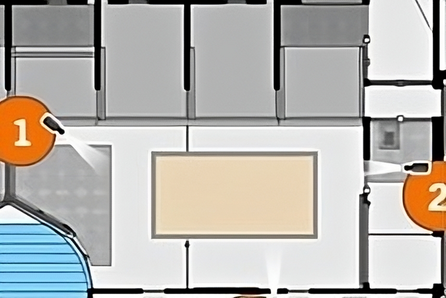
#> input picture visualize/maps/map12.png, 446 x 298 px, shrunk from 856 x 572 before the run
$ jupyter execute --allow-errors perspective_heatmaps.ipynb   (shell and % lines are left out)
#> lines starting #> are read from the running program, lines starting #| are printed output that depends on the picture
### visualize/read_positions.py
import pandas as pd
import os
import re
from datetime import datetime, timedelta

PATTERN = re.compile(r'screenshot(\d+)_(\d{2})_(\d{2})__(\d{2})_(\d{2})\.txt')
# df = pd.DataFrame(columns=['Camera', 'Date', 'X_center', 'Y_center', 'Width', 'Height'])
NUMERIC_COLS = ['Camera', 'X_center', 'Y_center', 'Width', 'Height']

def read_positions(label_dir='../../data_all/labels', output_csv='positions.csv'):
    """
    Reads elephant labels into a csv file if not available, otherwise return it.
    Parameters:
    - label_dir (str): Path to annotation labals.
    - output_csv (str): Path to output csv file.
    """
#> called with label_dir = '../../data_all/labels', output_csv = 'positions.csv'
    df = pd.DataFrame(columns=['Camera', 'Date', 'X_center', 'Y_center', 'Width', 'Height'])
    csv_file = output_csv
    if os.path.exists(csv_file):
        df = pd.read_csv(csv_file)
#> (reads visualize/positions.csv from the repository)
        for col in NUMERIC_COLS:
            df[col] = pd.to_numeric(df[col])
        df['Date'] = pd.to_datetime(df['Date'])
        return df

    for filename in os.listdir(label_dir):
        ending = os.path.splitext(filename)[0][-2:]
        if ending not in ['00', '15', '30', '45']:
            continue
        path = os.path.join(label_dir, filename)
        match = PATTERN.match(filename)
        assert match
        camera, day, month, hour, minute = map(int, match.groups())
        # Convert to datetime object
        data = {}
        timestamp = pd.Timestamp(year=2024, month=month, day=day, hour=hour, minute=minute)
        with open(path) as file:
            for item in file:
                _, x_center, y_center, width, height = item.strip().split()
                data['X_center'], data['Y_center'], data['Width'], data['Height'] = x_center, y_center, width, height
                data['Camera'] = camera
                data['Date'] = pd.to_datetime(timestamp)
                df = pd.concat([df, pd.DataFrame([data])], ignore_index=True)
    for col in NUMERIC_COLS:
        df[col] = pd.to_numeric(df[col])
    df['Date'] = pd.to_datetime(df['Date'])
    df['Date'] = df['Date'] + pd.Timedelta(hours=1)
    if not os.path.exists(csv_file):
        df.to_csv(csv_file, index=False)
    return df

### visualize/perspective.py
import cv2
import numpy as np
from visualize.image_points import *
import pandas as pd

def transform_row(M, x, y):
    """
    Transforms a single point (x, y) using a given transformation matrix.

    Parameters:
    - M (numpy.ndarray): The transformation matrix.
    - x (float): The x-coordinate of the point.
    - y (float): The y-coordinate of the point.

    Returns:
    - tuple: The transformed (x, y) coordinates.
    """


    def transform_point(M, x, y):
        """
        Apply projective transformation.
        """
        points = np.array([[x, y]], dtype='float32')
        points_reshaped = np.array([points])
        pointsOut = cv2.perspectiveTransform(points_reshaped, M)
        return pointsOut[0,0,0], pointsOut[0,0,1]

    x_proj, y_proj = transform_point(M, x, y)
    return x_proj, y_proj


def get_size(map_width_px, map_height_px, map_width_real):
    """
    Calculates the size ratio between the real world and the map dimensions.

    Parameters:
    - map_width_px (int): Width of the map in pixels.
    - map_height_px (int): Height of the map in pixels.
    - map_width_real (float): Real world width corresponding to the map width.

    Returns:
    - tuple: The width and height ratio.
    """
    ratio = ELEPHANT_SIZE/map_width_real
    return ratio, ratio*map_width_px/map_height_px

def remove_duplicate_elephants(df, threshold=0.1):
    """
    Removes duplicate elephant detections overlapping in camera 1 and 2 based on a distance threshold.

    Parameters:
    - df (pandas.DataFrame): The dataframe containing elephant detections.
    - threshold (float, optional): The distance threshold for considering detections as duplicates.

    Returns:
    - pandas.DataFrame: The cleaned dataframe with duplicates removed.
    """
#> called with threshold = 0.1
    def calculate_distance(row1, row2):
        """Calculate the Euclidean distance between two points."""
        return np.linalg.norm(np.array([row1['X_center'], row1['Y_center']]) - np.array([row2['X_center'], row2['Y_center']]))

    # Prepare a list to track indices to remove
    indices_to_remove = []

    for timestamp in df['Date'].unique():
        cam1_entries = df[(df['Camera'] == 1) & (df['Date'] == timestamp)]
        cam2_entries = df[(df['Camera'] == 2) & (df['Date'] == timestamp)]

        for index1, row1 in cam1_entries.iterrows():
            for index2, row2 in cam2_entries.iterrows():
                distance = calculate_distance(row1, row2)

                # If distance is within threshold, check mutual closeness
                if distance < threshold:

                    closest_to_cam1 = cam2_entries.apply(lambda row: calculate_distance(row, row1), axis=1).idxmin()
                    # Find closest cam1 entry to current cam2 entry
                    closest_to_cam2 = cam1_entries.apply(lambda row: calculate_distance(row, row2), axis=1).idxmin()
                    # Check mutual closeness
                    if closest_to_cam1 == index2 and closest_to_cam2 == index1:
                        assert index2 not in indices_to_remove
                        indices_to_remove.append(index2)
    df_cleaned = df.drop(indices_to_remove)

    return df_cleaned

def project_df(df):
    """
    Projects data points from image coordinates to map coordinates.

    Parameters:
    - df (pandas.DataFrame): Dataframe containing the detection data with elephant coordinates.

    Returns:
    - pandas.DataFrame: New dataframe with projected map coordinates.
    """
    df_proj = pd.DataFrame(columns=['Camera', 'Date', 'X_center', 'Y_center', 'Width', 'Height'])
    for index, row in df.iterrows():
        data = {}
        data['Camera'] = row['Camera']
        map_width, map_height = CAMERA_to_MAP[data['Camera']]
        H = CAMERA_to_H[data['Camera']]
        width_real = CAMERA_to_REAL[data['Camera']]
        # print(width_real)
        data['Date'] = row['Date']
        x, y, width, height = row['X_center'], row['Y_center'], row['Width'], row['Height']

        x, y = x*IMG_WIDTH, y*IMG_HEIGHT
        width, height = width*IMG_WIDTH, height*IMG_HEIGHT
        # print(f'x, y, w, h = {x, y, width, height}')
        x, y, width, height = shift(x, y, width, height, data['Camera'])

        x_proj, y_proj = transform_row(H, x, y)
        # print(polygon)
        data['X_center'], data['Y_center'] = x_proj/map_width, y_proj/map_height
        data['Width'], data['Height'] = get_size(map_width, map_height, width_real)

        df_proj = pd.concat([df_proj, pd.DataFrame([data])], ignore_index=True)
    return df_proj

def get_heatmap_new(df, camera, size):
    """
    Generates a heatmap for specified cameras within a dataframe.

    Parameters:
    - df (pandas.DataFrame): The dataframe containing detection data.
    - camera (list): List of camera IDs for which to generate the heatmap.
    - size (tuple): The dimensions (width, height) for the heatmap.

    Returns:
    - numpy.ndarray: The generated heatmap as a 2D numpy array.
    """
    df = df[df['Camera'].isin(camera)]

    heatmap_width, heatmap_height = size

    heatmap_img = np.zeros((heatmap_height, heatmap_width), dtype=np.float32)

    # Function to apply intensity within the bounding box area
    def apply_bounded_gaussian_heatmap(cx, cy, w, h, heatmap):
        # Calculate the bounding box in pixel coordinates
        left = int(max(0, cx - w/2))
        right = int(min(heatmap_width-1, cx + w/2))
        top = int(max(0, cy - h/2))
        bottom = int(min(heatmap_height-1, cy + h/2))

        if(left >= heatmap_width or right < 0) or (top >= heatmap_height or bottom < 0):
            return

        value = 1
        heatmap[top:bottom, left:right] += value

    for _, row in df.iterrows():
        cx, cy, w, h = row['X_center'] * heatmap_width, row['Y_center'] * heatmap_height, row['Width'] * heatmap_width, row['Height'] * heatmap_height
        apply_bounded_gaussian_heatmap(cx, cy, w, h, heatmap_img)

    return heatmap_img

### visualize/layout.py
import cv2
import numpy as np
import matplotlib.pyplot as plt
import matplotlib as mpl

def create_layout(overlayed_img1, overlayed_img4 , overlayed_img6, overlayed_img7):
    """
    Creates a single layout image by horizontally stacking and resizing given overlay images.

    Parameters:
    - overlayed_img1, overlayed_img4, overlayed_img6, overlayed_img7 (numpy.ndarray): The overlayed images to be combined into the layout.

    Returns:
    - final_layout (numpy.ndarray): The combined layout image.
    """
    top_part = np.hstack((overlayed_img7, overlayed_img1))
    final_width = top_part.shape[1]

    def widen(img, target_width):
        original_height, original_width = img.shape[:2]
        aspect_ratio = original_height / original_width
        target_height = int(target_width * aspect_ratio)
        resized = cv2.resize(img, (target_width, target_height))
        return resized

    overlayed_img4 = widen(overlayed_img4, final_width)
    overlayed_img6 = widen(overlayed_img6, final_width)

    outline_thickness = 2
    separator_height = 20
    horizontal_separator_outline = np.zeros((separator_height, final_width, 3), dtype=np.uint8)  # Black outline
    cv2.rectangle(horizontal_separator_outline, (0, 0), (final_width, separator_height), (128, 128, 128), thickness=-1)  # Fill with grey
    cv2.rectangle(horizontal_separator_outline, (0, 0), (final_width-1, separator_height-1), (0, 0, 0), thickness=outline_thickness)  # Black outline

    # Vertically stack the rescaled top part, the outlined horizontal separator, and the bottom part
    final_layout = np.vstack((top_part, horizontal_separator_outline, overlayed_img4, horizontal_separator_outline, overlayed_img6))
    return final_layout


def add_colorbar(image, min_val, max_val, title=None, show=False):
    """
    Adds a vertical colorbar to an image and displays or returns the figure.

    Parameters:
    - image (numpy.ndarray): The input image to which the colorbar will be added.
    - min_val (float): Minimum value for the colorbar scale.
    - max_val (float): Maximum value for the colorbar scale.
    - title (str, optional): Title for the figure. Defaults to None.
    - show (bool, optional): If True, displays the figure; otherwise, the figure is kept closed for later use. Defaults to False.

    Returns:
    - fig (matplotlib.figure.Figure): The figure object containing the image and the colorbar.
    """
    fig, (ax1, ax2) = plt.subplots(1, 2, figsize=(7, 10),
                                   gridspec_kw={'width_ratios': [20, 1], 'wspace': 0.05})
    if title is not None:
        title = title[:2] + '–' + title[3:]
        fig.suptitle(title, fontsize=16)

    # Display the image in the first subplot
    ax1.imshow(image[..., ::-1])
    ax1.axis('off')  # Turn off axis for image

    # Create a colormap and normalization instance
    cmap = mpl.cm.jet
    norm = mpl.colors.Normalize(vmin=min_val, vmax=max_val)

    # Create the colorbar in the second subplot
    cb1 = mpl.colorbar.ColorbarBase(ax2, cmap=cmap, norm=norm, orientation='vertical')
    cb1.set_label('Průměrný počet slonů')
    # Set custom ticks if needed (here just showing min and max)
    tick_values = np.linspace(min_val, max_val, num=11)
    cb1.set_ticks(tick_values)
    cb1.set_ticks(tick_values)
    # cb1.set_ticklabels([f'{min_val}', f'{max_val}'])
    cb1.set_ticklabels([f'{val.round(2)}' for val in tick_values])
    if not show:
        plt.close()
    #fig.tight_layout()
    fig.subplots_adjust(top=0.95)
    return fig

# [42 lines left out: function add_colorbar_image, not called in this run]

### visualize/helper.py
import matplotlib.pyplot as plt
import math
import cv2
import numpy as np


#inspired by https://gitlab.fit.cvut.cz/bi-svz/improutils_package/-/blob/master/improutils/visualisation/visualisation.py
def plot_images(*imgs, titles=[], title_size=32, width=30, height=30):
    """
    Display multiple images in a single matplotlib figure with optional titles.

    Parameters:
    - imgs (*args): Variable number of image arrays. Each image should be in the format expected by the 'channels' parameter.
    - titles (list of str, optional): Titles for each image. The length of 'titles' should match the number of images.
    - title_size (int, optional): Font size of the titles
    - width (int, optional): Desired width of each image in the grid.
    - height (int, optional): Desired height of each image in the grid.

    Raises:
    """
    width_def = width
    height_def = height

    width = math.ceil(math.sqrt(len(imgs)))
    height = math.ceil(len(imgs) / width)

    height_def = height_def / 5 * width

    f = plt.figure(figsize=(width_def, height_def))

    for i, img in enumerate(imgs, 1):
        ax = f.add_subplot(height, width, i)
        ax.axis('off')

        if len(titles) != 0:
            if len(imgs) != len(titles):
                print('WARNING titles length is not the same as images length!')
            try:
                ax.set_title(str(titles[i - 1]), fontdict={'fontsize': title_size, 'fontweight': 'medium'})
            except:
                pass

        ax.imshow(cv2.cvtColor(img, cv2.COLOR_BGR2RGB))

# [90 lines left out: functions resize_to_match_height, plot_rectangle_on_image, draw_bounding_rect, draw_circle, plot_polygon_on_image, not called in this run]

### visualize/image_points.py
import numpy as np
import cv2
import os

ELEPHANT_SIZE = 2.5
IMG_WIDTH, IMG_HEIGHT = 1920, 1000

MAP_WIDTH_12, MAP_HEIGHT_12 = 686, 470
MAP_REAL_WIDTH_12 = 20

MAP_WIDTH_6, MAP_HEIGHT_6 = 890, 573
MAP_REAL_WIDTH_6 = 68

MAP_WIDTH_4, MAP_HEIGHT_4 = 730, 488
MAP_REAL_WIDTH_4 = 51

MAP_WIDTH_7, MAP_HEIGHT_7 = 610, 470
MAP_REAL_WIDTH_7 = 18

IMAGE_PTS_1 = np.array([[342, 272], [1346, 120], [1320, 396], [598, 410]])
MAP_PTS_1 = np.array([[162, 464],  [12, 153], [272, 202], [272, 370]])
H1, _ = cv2.findHomography(IMAGE_PTS_1, MAP_PTS_1)

IMAGE_PTS_2 = np.array([[35, 447], [1050, 299], [912, 405], [281, 513]])
MAP_PTS_2 = np.array([[678, 153],  [673, 463], [592, 372], [592, 200]])
H2, _ = cv2.findHomography(IMAGE_PTS_2, MAP_PTS_2)

IMAGE_PTS_4 = np.array([[748, 340],[1711, 375], [1778, 148],[1044, 91],  [430, 55],[175, 151]])
MAP_PTS_4 = np.array([ [456, 411], [619, 411], [700, 174], [470, 170], [147, 43], [43, 128]])
H4, _ = cv2.findHomography(IMAGE_PTS_4, MAP_PTS_4)

IMAGE_PTS_6 = np.array([[1394, 416], [1158, 326], [248, 428], [600, 342]])
MAP_PTS_6 = np.array([[563, 62], [360, 32], [363, 391], [95, 263]])
H6, _ = cv2.findHomography(IMAGE_PTS_6, MAP_PTS_6)

IMAGE_PTS_7 = np.array([[711, 544],[1353, 564], [1651, 402],[633, 187]])
MAP_PTS_7 = np.array([ [347, 241], [347, 369], [444, 464], [598, 192]])
H7, _ = cv2.findHomography(IMAGE_PTS_7, MAP_PTS_7)

CAMERA_to_H = {
    1: H1,
    2: H2,
    4: H4,
    6: H6,
    7: H7
}

CAMERA_to_MAP = {
    1: (MAP_WIDTH_12, MAP_HEIGHT_12),
    2: (MAP_WIDTH_12, MAP_HEIGHT_12),
    4: (MAP_WIDTH_4, MAP_HEIGHT_4),
    6: (MAP_WIDTH_6, MAP_HEIGHT_6),
    7: (MAP_WIDTH_7, MAP_HEIGHT_7)
}

CAMERA_to_REAL = {
    1: MAP_REAL_WIDTH_12,
    2: MAP_REAL_WIDTH_12,
    4: MAP_REAL_WIDTH_4,
    6: MAP_REAL_WIDTH_6,
    7: MAP_REAL_WIDTH_7
}

MODULE_DIR = os.path.dirname(__file__)
CAMERA_to_PATH = {
    1: os.path.join(MODULE_DIR, 'maps/map12.png'),
    2: os.path.join(MODULE_DIR, 'maps/map12.png'),
    4: os.path.join(MODULE_DIR, 'maps/map4.png'),
    6: os.path.join(MODULE_DIR, 'maps/map6_fixed.png'),
    7: os.path.join(MODULE_DIR, 'maps/map7.png')
}

CAMERA_to_BACKGROUND = {
    1: os.path.join(MODULE_DIR, 'backgrounds/background1.png'),
    2: os.path.join(MODULE_DIR, 'backgrounds/background2.png'),
    4: os.path.join(MODULE_DIR, 'backgrounds/background4.png'),
    6: os.path.join(MODULE_DIR, 'backgrounds/background6.png'),
    7: os.path.join(MODULE_DIR, 'backgrounds/background7.png'),
}

def shift(x, y, width, height, camera):
    y += height/3
    return x, y, width, height

### visualize/perspective_heatmaps.ipynb
[cell 1]
import pandas as pd
import os
import re
import sys
from datetime import datetime, timedelta
import cv2
import numpy as np
import matplotlib.pyplot as plt
import matplotlib as mpl
from image_points import *
# PATH TRICK

sys.path.append('..')
from read_positions import read_positions
from perspective import *
import random
import random
from helper import *
from layout import *

[cell 2]
df = read_positions(label_dir='../../data_all/labels', output_csv='positions.csv')
# df = df[(df['Camera'] == 1) | (df['Camera'] == 2) | (df['Camera'] == 4)]
df.head(11)
len(df)

[cell 3]
df_proj = project_df(df)
print(f'LEN = {len(df_proj)}')
df_proj.head()
df_proj['Camera'].value_counts()

[cell 4]
df_proj = remove_duplicate_elephants(df_proj)
df_proj['Camera'].value_counts()

[cell 5]
df_proj['Hour'] = df_proj['Date'].dt.hour
def map_to_time_window(hour):
    return f'{int(np.floor(hour / 3) * 3):02d}-{int(np.floor(hour / 3) * 3 + 3):02d}'

# Apply the function to create a time window column
df_proj['Time_Window'] = df_proj['Hour'].apply(map_to_time_window)
df_proj[['Hour', 'Time_Window']]
time_windows = df_proj['Time_Window'].unique().tolist()
time_windows.sort()
for tw in time_windows:
    print(tw, end = " ")
    print(len(df_proj[df_proj['Time_Window'] == tw]))

[cell 6]
# [28 lines of commented-out code are left out]

l = create_layout(cv2.imread('maps/map12.png'), cv2.imread('maps/map4_real.png'), cv2.imread('maps/map6_real.png'), cv2.imread('maps/map7.png'))
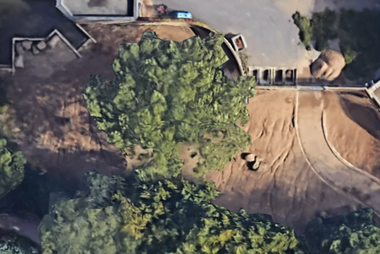
#> input picture visualize/maps/map4_real.png, 380 x 254 px, shrunk from 730 x 488 before the run
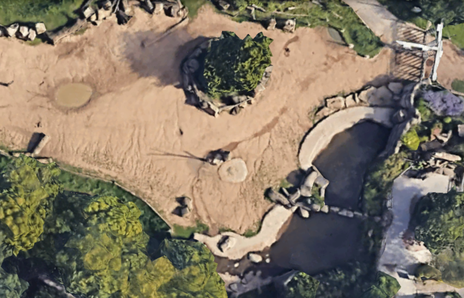
#> input picture visualize/maps/map6_real.png, 464 x 298 px, shrunk from 890 x 573 before the run
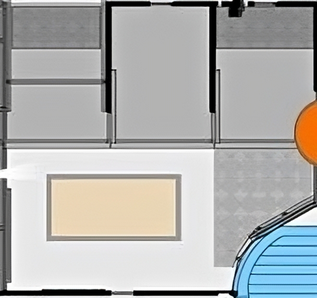
#> input picture visualize/maps/map7.png, 317 x 298 px, shrunk from 608 x 572 before the run
#> in create_layout, `top_part = np.hstack((overlayed_img7, overlayed_img1))`:
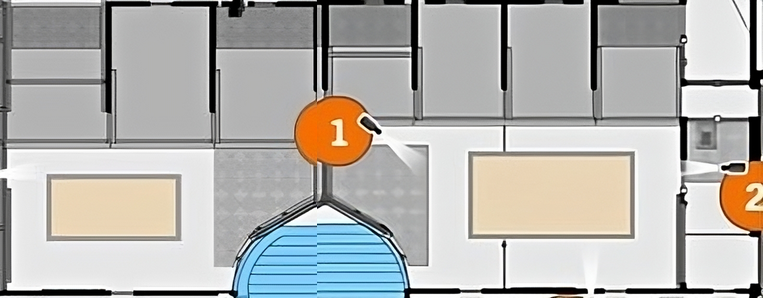
#> top_part: shape (298, 763, 3); mean B, G, R 176.1, 179.6, 180.7
#> in widen, img is the input picture: shape (254, 380, 3); mean B, G, R 92.2, 100, 103.9
#> in widen, img is the input picture: shape (298, 464, 3); mean B, G, R 102.2, 120.4, 132.2
#> in create_layout, `final_layout = np.vstack((top_part, horizontal_separator_outline, over..`:
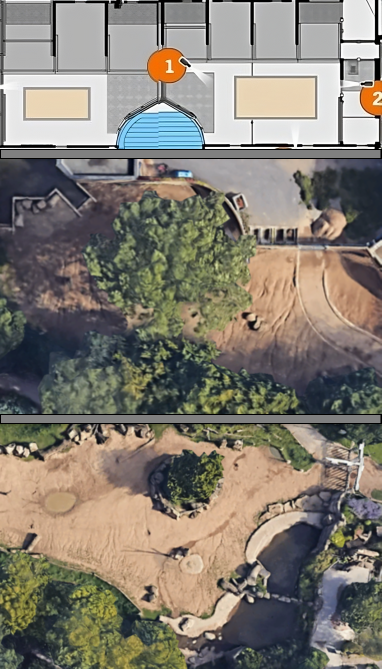
#> final_layout: shape (1338, 763, 3) (shown at 1/2 size); mean B, G, R 114.7, 125.2, 131.2
fig = add_colorbar(l, 3.3/20, 3.3, 'Epic Title', show=True)
# fig.savefig('x.png', bbox_inches='tight')

# fig.show()
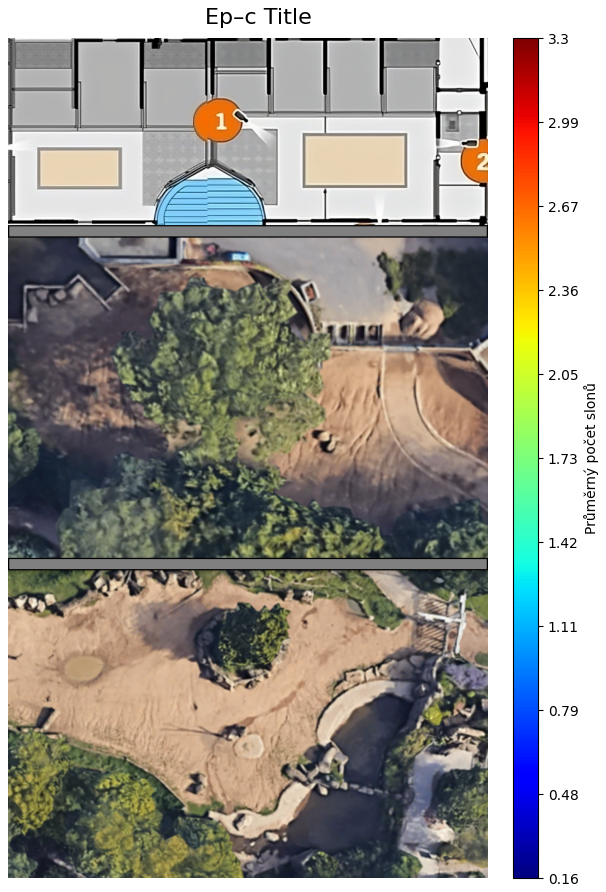
#> figure drawn by matplotlib, 2 panels

[cell 7]
def create_full_heatmap(df, save_path, days_interval=10, min_scale=20, title=None):
#> called with save_path = 'he.png', days_interval = 36, min_scale = 20
    camera_ids = [2, 4, 6, 7]
    raw_heatmaps = []
    heatmap_1 = get_heatmap_new(df, [1,2], CAMERA_to_MAP[1])
    raw_heatmaps.append(heatmap_1)
    for camera in camera_ids[1:]:
        raw_heatmaps.append(get_heatmap_new(df, [camera], CAMERA_to_MAP[camera]))
    global_max = np.max([np.max(heatmap) for heatmap in raw_heatmaps])

    def normalize_and_apply_colormap(heatmap, global_max, min_scale=min_scale):
        # Scale heatmap values based on global_max directly
        heatmap_scaled = (heatmap / global_max) * 255
        heatmap_scaled = np.clip(heatmap_scaled, 0, 255).astype(np.uint8)  # Ensure values are within byte range
        zero_mask = (heatmap_scaled < 255/min_scale)

        heatmap_color = cv2.applyColorMap(heatmap_scaled, cv2.COLORMAP_JET)
        heatmap_color[zero_mask] = (0,0,0)
        return heatmap_color

    normalized_heatmaps = [normalize_and_apply_colormap(heatmap, global_max) for heatmap in raw_heatmaps]


    original_img = cv2.imread(CAMERA_to_PATH[1])
#> original_img is the input picture: shape (298, 446, 3); mean B, G, R 176.4, 181.6, 184.2
    # plot_images(original_img)
    heatmap_color = normalized_heatmaps[0]
    overlayed_img1 = cv2.addWeighted(original_img, 0.8, heatmap_color, 1, 0)

    original_img = cv2.imread(CAMERA_to_PATH[7])
    heatmap_color = normalized_heatmaps[3]
    overlayed_img7 = cv2.addWeighted(original_img, 0.8, heatmap_color, 1, 0)

    original_img = cv2.imread(CAMERA_to_PATH[6])
    heatmap_color = normalized_heatmaps[2]
    overlayed_img6 = cv2.addWeighted(original_img, 0.8, heatmap_color, 1, 0)

    original_img = cv2.imread(CAMERA_to_PATH[4])
    heatmap_color = normalized_heatmaps[1]
    overlayed_img4 = cv2.addWeighted(original_img, 0.8, heatmap_color, 1, 0)

    final_layout = create_layout(overlayed_img1, overlayed_img4, overlayed_img6, overlayed_img7)

    max_per_day = global_max/days_interval

    fig = add_colorbar(final_layout, max_per_day/min_scale, max_per_day, title)
    fig.savefig(save_path, bbox_inches='tight')

#> (the rest of this cell did not finish here and is left out)

#> (a cell that did not finish here is left out)


[cell 9]
image_paths = [f"he{x}.png" for x in time_windows]
images = [cv2.imread(path) for path in image_paths]
#> images = 8 items
rows = [cv2.hconcat(images[i:i+4]) for i in range(0, 8, 4)]
#> rows = 2 items
# Vertically concatenate the rows to form the final grid
stacked_image = cv2.vconcat(rows)
#> (the rest of this cell did not finish here and is left out)

cv2.imwrite('he_all.png', stacked_image)

[cell 10]
# Optionally, load an actual image to overlay the heatmap on

import matplotlib.pyplot as plt
import matplotlib as mpl
import numpy as np

# [28 lines left out: function add_colorbar_image, not called in this run]

def one_heatmap(df, camera, min_scale=20):
    heatmap = get_heatmap_new(df, camera, CAMERA_to_MAP[camera])
    global_max = np.max(heatmap)
    heatmap_scaled = (heatmap / global_max) * 255
    heatmap_scaled = np.clip(heatmap_scaled, 0, 255).astype(np.uint8)  # Ensure values are within byte range
    zero_mask = (heatmap_scaled < 255/min_scale)

    heatmap_color = cv2.applyColorMap(heatmap_scaled, cv2.COLORMAP_JET)
    heatmap_color[zero_mask] = (0,0,0)

    original_img = cv2.imread(CAMERA_to_PATH[camera[0]])
    overlayed_img = cv2.addWeighted(original_img, 0.8, heatmap_color, 1, 0)
    plt.figure()
    plt.imshow(overlayed_img[..., ::-1])  # change channels order since the YOLO work on BGR images
    plt.show()
    return overlayed_img

#> (the rest of this cell did not finish here and is left out)
